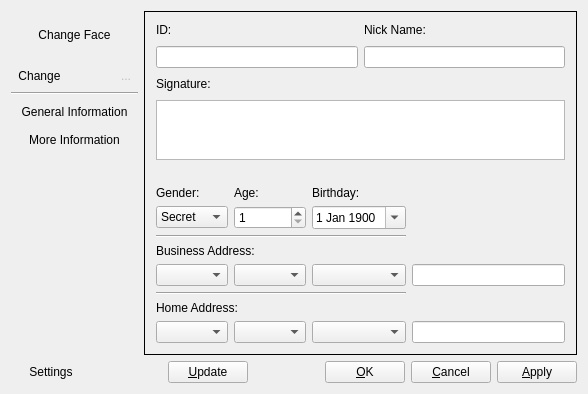
<?xml version="1.0" encoding="UTF-8"?>
<ui version="4.0">
 <class>ContactInfoWidgetClass</class>
 <widget class="QWidget" name="ContactInfoWidgetClass">
  <property name="geometry">
   <rect>
    <x>0</x>
    <y>0</y>
    <width>588</width>
    <height>394</height>
   </rect>
  </property>
  <property name="windowTitle">
   <string notr="true">Information</string>
  </property>
  <layout class="QGridLayout" name="gridLayout">
   <item row="1" column="0" colspan="2">
    <layout class="QHBoxLayout" name="horizontalLayout">
     <item>
      <widget class="QPushButton" name="pushButtonSettings">
       <property name="focusPolicy">
        <enum>Qt::NoFocus</enum>
       </property>
       <property name="text">
        <string>Settings</string>
       </property>
       <property name="icon">
        <iconset resource="../resources.qrc">
         <normaloff>:/resources/images/configure.png</normaloff>:/resources/images/configure.png</iconset>
       </property>
       <property name="flat">
        <bool>true</bool>
       </property>
      </widget>
     </item>
     <item>
      <spacer name="horizontalSpacer">
       <property name="orientation">
        <enum>Qt::Horizontal</enum>
       </property>
       <property name="sizeHint" stdset="0">
        <size>
         <width>40</width>
         <height>20</height>
        </size>
       </property>
      </spacer>
     </item>
     <item>
      <widget class="QPushButton" name="pushButtonUpdate">
       <property name="text">
        <string>&amp;Update</string>
       </property>
      </widget>
     </item>
     <item>
      <spacer name="horizontalSpacer_4">
       <property name="orientation">
        <enum>Qt::Horizontal</enum>
       </property>
       <property name="sizeHint" stdset="0">
        <size>
         <width>40</width>
         <height>20</height>
        </size>
       </property>
      </spacer>
     </item>
     <item>
      <widget class="QPushButton" name="pushButtonOK">
       <property name="text">
        <string>&amp;OK</string>
       </property>
      </widget>
     </item>
     <item>
      <widget class="QPushButton" name="pushButtonCancel">
       <property name="text">
        <string>&amp;Cancel</string>
       </property>
      </widget>
     </item>
     <item>
      <widget class="QPushButton" name="pushButtonApply">
       <property name="text">
        <string>&amp;Apply</string>
       </property>
      </widget>
     </item>
    </layout>
   </item>
   <item row="0" column="1">
    <widget class="QStackedWidget" name="stackedWidget">
     <property name="sizePolicy">
      <sizepolicy hsizetype="Preferred" vsizetype="Preferred">
       <horstretch>3</horstretch>
       <verstretch>0</verstretch>
      </sizepolicy>
     </property>
     <property name="frameShape">
      <enum>QFrame::Panel</enum>
     </property>
     <property name="currentIndex">
      <number>0</number>
     </property>
     <widget class="QWidget" name="pageGeneralInfo">
      <layout class="QGridLayout" name="gridLayout_7">
       <item row="0" column="0">
        <layout class="QGridLayout" name="gridLayout_3">
         <property name="verticalSpacing">
          <number>9</number>
         </property>
         <item row="0" column="0">
          <widget class="QLabel" name="labelID">
           <property name="text">
            <string>ID:</string>
           </property>
          </widget>
         </item>
         <item row="0" column="1">
          <widget class="QLabel" name="labelNickName">
           <property name="text">
            <string>Nick Name:</string>
           </property>
          </widget>
         </item>
         <item row="1" column="0">
          <widget class="QLineEdit" name="lineEditUserID">
           <property name="focusPolicy">
            <enum>Qt::NoFocus</enum>
           </property>
           <property name="readOnly">
            <bool>true</bool>
           </property>
          </widget>
         </item>
         <item row="1" column="1">
          <widget class="QLineEdit" name="lineEditNickName"/>
         </item>
         <item row="3" column="0" rowspan="2" colspan="2">
          <widget class="QPlainTextEdit" name="plainTextEditSignature">
           <property name="sizePolicy">
            <sizepolicy hsizetype="Expanding" vsizetype="Preferred">
             <horstretch>0</horstretch>
             <verstretch>0</verstretch>
            </sizepolicy>
           </property>
           <property name="maximumSize">
            <size>
             <width>16777215</width>
             <height>60</height>
            </size>
           </property>
           <property name="maximumBlockCount">
            <number>256</number>
           </property>
          </widget>
         </item>
         <item row="2" column="0" colspan="2">
          <widget class="QLabel" name="labelSignature">
           <property name="text">
            <string>Signature:</string>
           </property>
          </widget>
         </item>
        </layout>
       </item>
       <item row="2" column="0">
        <layout class="QGridLayout" name="gridLayout_2">
         <property name="verticalSpacing">
          <number>6</number>
         </property>
         <item row="3" column="0" colspan="3">
          <widget class="QLabel" name="labelBusinessAddress">
           <property name="text">
            <string>Business Address:</string>
           </property>
          </widget>
         </item>
         <item row="4" column="0">
          <widget class="QComboBox" name="comboBox"/>
         </item>
         <item row="4" column="1">
          <widget class="QComboBox" name="comboBox_2"/>
         </item>
         <item row="4" column="2">
          <widget class="QComboBox" name="comboBox_3"/>
         </item>
         <item row="6" column="0" colspan="3">
          <widget class="QLabel" name="labelHomeAddress">
           <property name="text">
            <string>Home Address:</string>
           </property>
          </widget>
         </item>
         <item row="7" column="0">
          <widget class="QComboBox" name="comboBox_5"/>
         </item>
         <item row="7" column="1">
          <widget class="QComboBox" name="comboBox_6"/>
         </item>
         <item row="7" column="2">
          <widget class="QComboBox" name="comboBox_4"/>
         </item>
         <item row="5" column="0" colspan="3">
          <widget class="Line" name="line_4">
           <property name="orientation">
            <enum>Qt::Horizontal</enum>
           </property>
          </widget>
         </item>
         <item row="4" column="3">
          <widget class="QLineEdit" name="lineEdit_3"/>
         </item>
         <item row="7" column="3">
          <widget class="QLineEdit" name="lineEdit_4"/>
         </item>
         <item row="0" column="0">
          <widget class="QLabel" name="labelGender">
           <property name="text">
            <string>Gender:</string>
           </property>
          </widget>
         </item>
         <item row="1" column="0">
          <widget class="QComboBox" name="comboBoxGender">
           <item>
            <property name="text">
             <string>Secret</string>
            </property>
           </item>
           <item>
            <property name="text">
             <string>Male</string>
            </property>
           </item>
           <item>
            <property name="text">
             <string>Female</string>
            </property>
           </item>
          </widget>
         </item>
         <item row="0" column="1">
          <widget class="QLabel" name="labelAge">
           <property name="text">
            <string>Age:</string>
           </property>
          </widget>
         </item>
         <item row="1" column="1">
          <widget class="QSpinBox" name="spinBoxAge">
           <property name="minimum">
            <number>1</number>
           </property>
           <property name="maximum">
            <number>100</number>
           </property>
          </widget>
         </item>
         <item row="0" column="2">
          <widget class="QLabel" name="labelBirthday">
           <property name="text">
            <string>Birthday:</string>
           </property>
          </widget>
         </item>
         <item row="1" column="2">
          <widget class="QDateEdit" name="dateEditBirthday">
           <property name="dateTime">
            <datetime>
             <hour>0</hour>
             <minute>0</minute>
             <second>0</second>
             <year>1900</year>
             <month>1</month>
             <day>1</day>
            </datetime>
           </property>
           <property name="maximumDateTime">
            <datetime>
             <hour>23</hour>
             <minute>59</minute>
             <second>59</second>
             <year>2011</year>
             <month>12</month>
             <day>31</day>
            </datetime>
           </property>
           <property name="minimumDateTime">
            <datetime>
             <hour>0</hour>
             <minute>0</minute>
             <second>0</second>
             <year>1900</year>
             <month>1</month>
             <day>1</day>
            </datetime>
           </property>
           <property name="calendarPopup">
            <bool>true</bool>
           </property>
           <property name="date">
            <date>
             <year>1900</year>
             <month>1</month>
             <day>1</day>
            </date>
           </property>
          </widget>
         </item>
         <item row="2" column="0" colspan="3">
          <widget class="Line" name="line">
           <property name="orientation">
            <enum>Qt::Horizontal</enum>
           </property>
          </widget>
         </item>
        </layout>
       </item>
       <item row="1" column="0">
        <spacer name="verticalSpacer_2">
         <property name="orientation">
          <enum>Qt::Vertical</enum>
         </property>
         <property name="sizeHint" stdset="0">
          <size>
           <width>20</width>
           <height>28</height>
          </size>
         </property>
        </spacer>
       </item>
      </layout>
     </widget>
     <widget class="QWidget" name="pageMoreInfo">
      <layout class="QVBoxLayout" name="verticalLayout_3">
       <item>
        <widget class="QGroupBox" name="groupBox">
         <property name="title">
          <string>Business Information</string>
         </property>
         <layout class="QGridLayout" name="gridLayout_4">
          <item row="0" column="0">
           <widget class="QLabel" name="label_12">
            <property name="text">
             <string>Job:</string>
            </property>
           </widget>
          </item>
          <item row="0" column="1">
           <widget class="QLabel" name="label_8">
            <property name="text">
             <string>Phone:</string>
            </property>
           </widget>
          </item>
          <item row="0" column="2">
           <widget class="QLabel" name="label_9">
            <property name="text">
             <string>Email:</string>
            </property>
           </widget>
          </item>
          <item row="1" column="0">
           <widget class="QLineEdit" name="lineEdit_14"/>
          </item>
          <item row="1" column="1">
           <widget class="QLineEdit" name="lineEdit_7"/>
          </item>
          <item row="1" column="2">
           <widget class="QLineEdit" name="lineEdit_8"/>
          </item>
         </layout>
        </widget>
       </item>
       <item>
        <widget class="QGroupBox" name="groupBox_2">
         <property name="title">
          <string>Home Information</string>
         </property>
         <layout class="QGridLayout" name="gridLayout_5">
          <item row="0" column="0">
           <widget class="QLabel" name="labelHobby">
            <property name="text">
             <string>hobby:</string>
            </property>
           </widget>
          </item>
          <item row="0" column="1">
           <widget class="QLabel" name="label_10">
            <property name="text">
             <string>Phone</string>
            </property>
           </widget>
          </item>
          <item row="0" column="2">
           <widget class="QLabel" name="label_11">
            <property name="text">
             <string>Email:</string>
            </property>
           </widget>
          </item>
          <item row="1" column="0">
           <widget class="QLineEdit" name="lineEdit_11"/>
          </item>
          <item row="1" column="1">
           <widget class="QLineEdit" name="lineEdit_9"/>
          </item>
          <item row="1" column="2">
           <widget class="QLineEdit" name="lineEdit_10"/>
          </item>
         </layout>
        </widget>
       </item>
       <item>
        <spacer name="verticalSpacer_3">
         <property name="orientation">
          <enum>Qt::Vertical</enum>
         </property>
         <property name="sizeHint" stdset="0">
          <size>
           <width>20</width>
           <height>40</height>
          </size>
         </property>
        </spacer>
       </item>
       <item>
        <widget class="QGroupBox" name="groupBox_3">
         <property name="title">
          <string>Description</string>
         </property>
         <layout class="QGridLayout" name="gridLayout_6">
          <item row="0" column="0">
           <widget class="QPlainTextEdit" name="plainTextEdit">
            <property name="sizePolicy">
             <sizepolicy hsizetype="Expanding" vsizetype="Preferred">
              <horstretch>0</horstretch>
              <verstretch>0</verstretch>
             </sizepolicy>
            </property>
            <property name="maximumSize">
             <size>
              <width>16777215</width>
              <height>80</height>
             </size>
            </property>
           </widget>
          </item>
         </layout>
        </widget>
       </item>
      </layout>
     </widget>
    </widget>
   </item>
   <item row="0" column="0">
    <layout class="QVBoxLayout" name="verticalLayout" stretch="0,0,0,0,0,0">
     <property name="sizeConstraint">
      <enum>QLayout::SetMinimumSize</enum>
     </property>
     <item>
      <layout class="QHBoxLayout" name="horizontalLayout_2">
       <item>
        <spacer name="horizontalSpacer_5">
         <property name="orientation">
          <enum>Qt::Horizontal</enum>
         </property>
         <property name="sizeHint" stdset="0">
          <size>
           <width>20</width>
           <height>20</height>
          </size>
         </property>
        </spacer>
       </item>
       <item>
        <widget class="QToolButton" name="toolButtonUserFace">
         <property name="minimumSize">
          <size>
           <width>48</width>
           <height>48</height>
          </size>
         </property>
         <property name="focusPolicy">
          <enum>Qt::NoFocus</enum>
         </property>
         <property name="autoFillBackground">
          <bool>false</bool>
         </property>
         <property name="text">
          <string>Change Face</string>
         </property>
         <property name="icon">
          <iconset resource="../resources.qrc">
           <normaloff>:/resources/images/app.png</normaloff>:/resources/images/app.png</iconset>
         </property>
         <property name="iconSize">
          <size>
           <width>48</width>
           <height>48</height>
          </size>
         </property>
         <property name="checkable">
          <bool>false</bool>
         </property>
         <property name="checked">
          <bool>false</bool>
         </property>
         <property name="autoRepeat">
          <bool>false</bool>
         </property>
         <property name="autoExclusive">
          <bool>false</bool>
         </property>
         <property name="toolButtonStyle">
          <enum>Qt::ToolButtonIconOnly</enum>
         </property>
         <property name="autoRaise">
          <bool>true</bool>
         </property>
        </widget>
       </item>
       <item>
        <spacer name="horizontalSpacer_7">
         <property name="orientation">
          <enum>Qt::Horizontal</enum>
         </property>
         <property name="sizeHint" stdset="0">
          <size>
           <width>20</width>
           <height>20</height>
          </size>
         </property>
        </spacer>
       </item>
      </layout>
     </item>
     <item>
      <layout class="QHBoxLayout" name="horizontalLayout_3">
       <item>
        <widget class="QToolButton" name="toolButtonChangeFace">
         <property name="focusPolicy">
          <enum>Qt::NoFocus</enum>
         </property>
         <property name="text">
          <string>Change</string>
         </property>
         <property name="autoRaise">
          <bool>true</bool>
         </property>
        </widget>
       </item>
       <item>
        <spacer name="horizontalSpacer_6">
         <property name="orientation">
          <enum>Qt::Horizontal</enum>
         </property>
         <property name="sizeHint" stdset="0">
          <size>
           <width>20</width>
           <height>20</height>
          </size>
         </property>
        </spacer>
       </item>
       <item>
        <widget class="QToolButton" name="toolButton_2">
         <property name="enabled">
          <bool>false</bool>
         </property>
         <property name="focusPolicy">
          <enum>Qt::NoFocus</enum>
         </property>
         <property name="text">
          <string>...</string>
         </property>
         <property name="icon">
          <iconset resource="../resources.qrc">
           <normaloff>:/resources/images/find.png</normaloff>:/resources/images/find.png</iconset>
         </property>
         <property name="autoRaise">
          <bool>true</bool>
         </property>
        </widget>
       </item>
      </layout>
     </item>
     <item>
      <widget class="Line" name="line_2">
       <property name="orientation">
        <enum>Qt::Horizontal</enum>
       </property>
      </widget>
     </item>
     <item>
      <widget class="QPushButton" name="pushButtonGeneralInformation">
       <property name="focusPolicy">
        <enum>Qt::NoFocus</enum>
       </property>
       <property name="text">
        <string>General Information</string>
       </property>
       <property name="checkable">
        <bool>true</bool>
       </property>
       <property name="checked">
        <bool>false</bool>
       </property>
       <property name="flat">
        <bool>true</bool>
       </property>
      </widget>
     </item>
     <item>
      <widget class="QPushButton" name="pushButtonMoreInformation">
       <property name="focusPolicy">
        <enum>Qt::NoFocus</enum>
       </property>
       <property name="text">
        <string>More Information</string>
       </property>
       <property name="checkable">
        <bool>true</bool>
       </property>
       <property name="checked">
        <bool>false</bool>
       </property>
       <property name="flat">
        <bool>true</bool>
       </property>
      </widget>
     </item>
     <item>
      <spacer name="verticalSpacer">
       <property name="orientation">
        <enum>Qt::Vertical</enum>
       </property>
       <property name="sizeHint" stdset="0">
        <size>
         <width>20</width>
         <height>40</height>
        </size>
       </property>
      </spacer>
     </item>
    </layout>
   </item>
  </layout>
 </widget>
 <layoutdefault spacing="6" margin="11"/>
 <tabstops>
  <tabstop>lineEditNickName</tabstop>
  <tabstop>plainTextEditSignature</tabstop>
  <tabstop>comboBoxGender</tabstop>
  <tabstop>spinBoxAge</tabstop>
  <tabstop>dateEditBirthday</tabstop>
  <tabstop>comboBox</tabstop>
  <tabstop>comboBox_2</tabstop>
  <tabstop>comboBox_3</tabstop>
  <tabstop>lineEdit_3</tabstop>
  <tabstop>comboBox_5</tabstop>
  <tabstop>comboBox_6</tabstop>
  <tabstop>comboBox_4</tabstop>
  <tabstop>lineEdit_4</tabstop>
  <tabstop>pushButtonUpdate</tabstop>
  <tabstop>pushButtonOK</tabstop>
  <tabstop>pushButtonCancel</tabstop>
  <tabstop>pushButtonApply</tabstop>
  <tabstop>lineEdit_14</tabstop>
  <tabstop>lineEdit_7</tabstop>
  <tabstop>lineEdit_8</tabstop>
  <tabstop>lineEdit_11</tabstop>
  <tabstop>lineEdit_9</tabstop>
  <tabstop>lineEdit_10</tabstop>
  <tabstop>plainTextEdit</tabstop>
 </tabstops>
 <resources>
  <include location="../resources.qrc"/>
 </resources>
 <connections/>
</ui>
